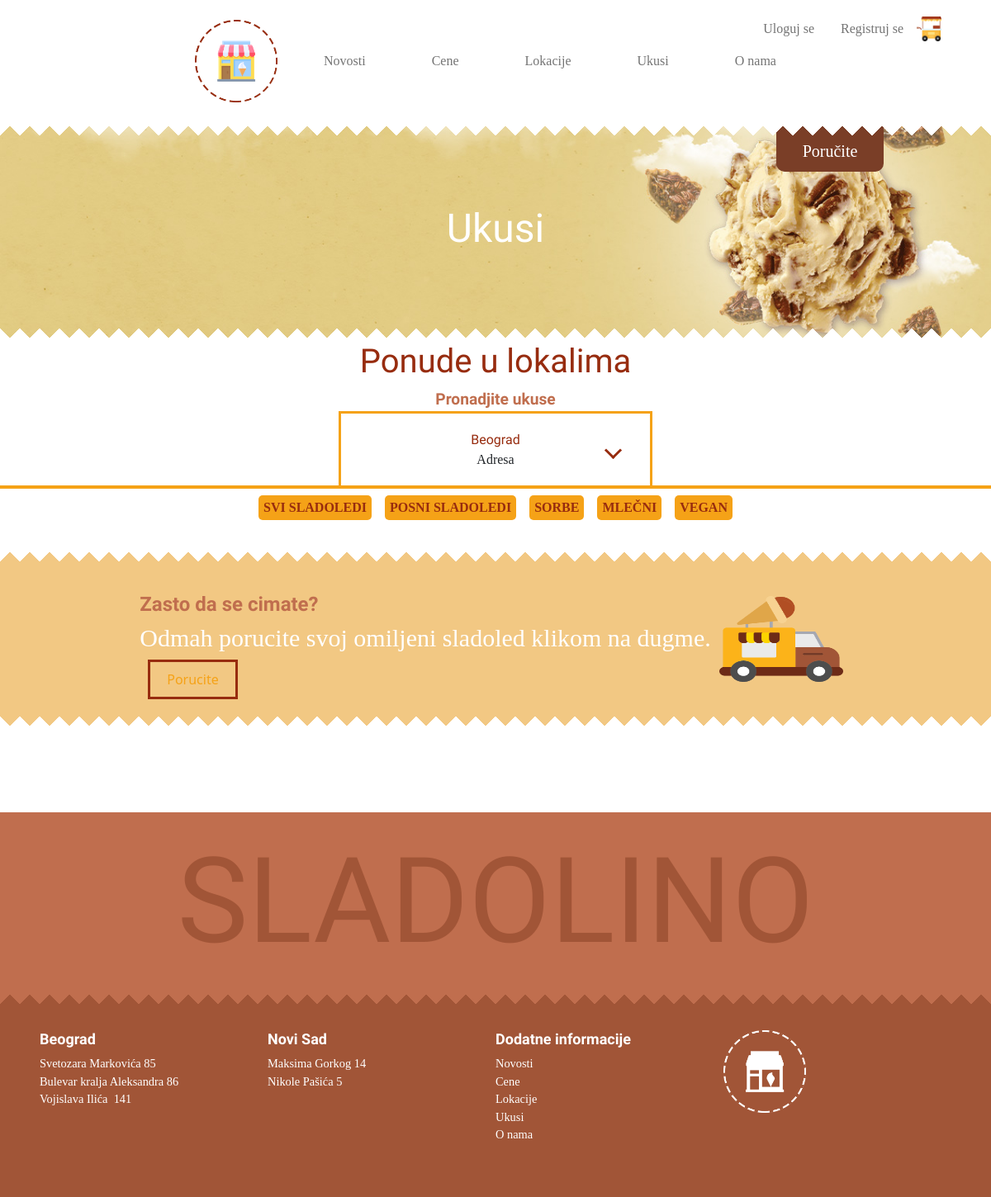
Page /views/flavors.php on the committed database.
### tables this page shows
CREATE TABLE `navigacija` (
  `id_navigacija` int NOT NULL,
  `naziv` varchar(50) NOT NULL,
  `link` varchar(50) DEFAULT NULL,
  `id_roditelj` int DEFAULT NULL
);

CREATE TABLE `kategorije` (
  `id_kategorija` int NOT NULL,
  `naziv` varchar(50) NOT NULL
);

CREATE TABLE `gradovi` (
  `id_grad` int NOT NULL,
  `naziv` varchar(50) NOT NULL
);

CREATE TABLE `lokacije` (
  `id_lokacija` int NOT NULL,
  `id_grad` int NOT NULL,
  `naziv_ulice` varchar(50) NOT NULL,
  `broj_ulice` int NOT NULL,
  `id_radno_vreme` int NOT NULL,
  `telefon` varchar(20) NOT NULL,
  `id_radno_vreme_dostave` int NOT NULL,
  `latituda` double(12,7) NOT NULL,
  `longituda` double(12,7) NOT NULL
);

### models/functions.php (called while the page is built, shortened)
<?php
        function dohvatiIzBaze($tabela){
            global $conn;
            $upit="SELECT * from $tabela";
            $podaci=$conn->query($upit);
            $podaci->execute();
            $rezultat=$podaci->fetchAll();
            return $rezultat;
        }
        function dohvatiLinkove(){
            global $conn;
            $upit="SELECT * from navigacija";
            $podaci=$conn->query($upit);
            $podaci->execute();
            $rezultat=$podaci->fetchAll();
            return $rezultat;
        }
?>

### views/FlavourLocationDDL.php (the view, shortened to what this page needs)
<div class="flavours_location">
    <div class="button_flavours d-flex  ">
        <div class="text-flavours  mx-5">
        <div class="d-flex flex-column justify-content-center align-items-center">
            <span class="locationSelected Bungee" id="Town">Beograd</span>
            <span class="addressSelected font-Linotte" id="address">Adresa</span>
            <div class="arrow" id="arrow">
        </div>
            </div>
        </div>
    </div>
    <hr>
</div>

### views/fixed/nav.php (shortened to what this page needs)
<?php include "head.php" ;
      if(!in_array('views',$path_info)){
        require_once "models/setup.php";
        include "models/functions.php";
      }
      else{
        include "../models/functions.php";
      }
      $linkovi=dohvatiLinkove();
?>
<body>
<div class="body_wrapper h-100  mx-auto d-flex flex-column bg-white">
        <?php  if(in_array('views',$path_info)): ?>
          <nav class="navbar navbar-expand-lg bg-white navigacija  d-flex justify-content-center shadow-sm">
            <?php if(!in_array('order.php',$path_info)): ?>
          <a href="order.php" class="poruciteDugme2 font-Linotte text-white">Poručite</a>
              <?php endif ?>
        <div class="collapse navbar-collapse flex-grow-0 p-3 px-5" id="navbarSupportedContent">
          <ul class="navbar-nav mr-auto nav-lista d-flex justify-content-even align-items-center">
          <li>
            <a class="navbar-brand p-3" href="../index.php"><img src="../assets/img/logo_IceCream.png" width="100" height="100" class="Logo "></a>
            </li>
            <?php foreach($linkovi as $link): ?>
              <?php if($link->naziv !='Admin'): ?>
    <li class="nav-item active m-3 mx-3">
        <a class="nav-link font-Linotte" href="<?=$link->link?>"><?=$link->naziv?> <span class="sr-only"></span></a>
      </li>
      <?php endif ?>
      <?php endforeach ?>
    </ul>
          <div class="user d-flex justify-content-center align-items-center">
            <?php if(!isset($_SESSION['korisnik'])): ?>
              <a href="login.php?dugmeUloguj=true" class="text-decoration-none font-Linotte sign_up m-3">Uloguj se </a>
              <a href="register.php" class="text-decoration-none font-Linotte sign_up m-3">Registruj se </a>
              <?php endif ?>
            <a href="order.php"><img src="../assets/img/ice_cream_cart.png" width="30" height="30"></a>
          </div>
        </div>
      </nav>
        <?php endif ?>

### views/ukusiKategorije.php
<?php  $kategorije=dohvatiIzBaze('kategorije') ?>
<div class="flavors_categories">
        <ul class="list-unstyled ">
            <?php foreach($kategorije as $kategorija): ?>
            <li class="kategorije" data-category='<?=$kategorija->naziv?>'><?= $kategorija->naziv?></li>
            <?php endforeach ?>
        </ul>
</div>

### views/fixed/footer.php (shortened to what this page needs)
<?php  $Gradovi=dohvatiIzBaze('gradovi');
        $lokacije=dohvatiIzBaze('lokacije');
        $linkovi=dohvatiIzBaze('navigacija');
?>
<div class="footer_wrap h-100">
    <div class="firstLayer w-100 h-25 text-center">
        <span >SLADOLINO</span>
    </div>
    <div class="secondLayer w-100 h-75 p-5">
        <div class="text_box d-flex flex-md-row flex-column-reverse justify-content-center align-items-start">
            <?php foreach($Gradovi as $grad): ?>
                <div class="footer_text col-md-3 col-12 h-75 font-Linotte text-white">
            <h4 class="Bungee"><?=$grad->naziv?></h4>
                <ul>
                    <?php foreach($lokacije as $lokacija): ?>
                        <?php if($lokacija->id_grad == $grad->id_grad): ?>
                        <?php if(in_array('views',$path_info)): ?>
                        <li class=" text-white"><a href="locations.php" class="lok_nav_footer"><?=$lokacija->naziv_ulice?>&nbsp<?=$lokacija->broj_ulice ?></a></li>
                        <?php endif ?>
                        <?php endif ?>
                        <?php endforeach?>
                </ul>
            </div>
                <?php endforeach ?>
            <div class="footer_text  col-md-3 col-12 h-75 font-Linotte text-white">
            <h4 class="Bungee">Dodatne informacije</h4>
            <ul >
                <?php foreach($linkovi as $link): ?>
                    <?php if(in_array('views',$path_info)): ?>
                    <li class=" text-white"><a class="lok_nav_footer" href="<?=$link->link?>"><?=$link->naziv?></a></li>
                    <?php endif ?>
                    <?php endforeach ?>
                </ul>
            </div>
            <?php if(in_array('views',$path_info)):
    ?>
            <div class="footer_text col-md-3 col-12 h-75 font-Linotte"><a href="../index.php"><img src="../assets/img/logo_IceCream - Copy.png" width="100" height="100"></a></div>
            <?php endif ?>
        </div>
    </div>
</div>
</div>

### assets/css/style.css (style rules this page uses)
* { margin: 0; padding: 0; }
.navbar { position: relative; z-index: 3; }
.user { position: absolute; top: 5%; right: 5%; }
.navbar-nav li { font-size: 1rem !important; }
.celija p,img { color: #fff; }
.footer_text ul li { font-size: 1.2vw ; }
.poruciteDugme2 { text-decoration: none; height: fit-content; margin: 10px; position: absolute; width: 130px; text-align: center; font-size: 20px; padding: 20px 0 10px 0; background-color: #7a3e27; border-bottom-left-radius: 10px; border-bottom-right-radius:10px; right: 10%; top: 93%; }
.body_wrapper { border-right: 3px solid #a52a2a; border-left: 3px solid brown; box-shadow: 0 0 12px ; position: relative; }
.font-Linotte { font-family: "Linotte" !important; }
.text-block-about p,li { font-size:0.90vw; }
.footer_wrap { margin-top: 100px; }
.firstLayer { background-color: #c06e4e; font-family: 'Bungee', sans-serif; font-size: 5vw; align-items: center; display: flex; justify-content: center; color:#a15537 ; }
.Bungee { font-family: 'Bungee', sans-serif; }
.secondLayer { background-color:#a15537 ; position: relative; }
.sign_up { color: rgba(0,0,0,.55); }
.secondLayer::before { content:''; position:absolute; top:0; left:0; width: 100%; height: 24px; background: linear-gradient(-135deg,#c06e4e 12px,transparent 0%), linear-gradient(135deg,#c06e4e 12px,transparent 0%); background-size: 24px; }
.secondLayer h4 { font-weight: bold; font-size: 1.5vw; }
.secondLayer ul li { list-style: none; }
ul { padding: 0; }
.lok_nav_footer { text-decoration: none; color: #fff !important; }
.flavors_categories ul li { margin: 0.5em; font-family: 'Linotte'; font-size: 1rem; background-color: #f5a217; color: #972c0f; font-weight: bold; padding: 3px 6px; border-radius: 5px; }
.flavours_location { display: flex; justify-content: center; flex-direction: column; align-items: center; position: relative; }
.flavours_location hr { margin-bottom: 0 !important; }
.flavours_location hr { border: 2px solid #f5a217; width: 100%; opacity: 1; margin-top: -4px; }
.text-flavours { display: flex; flex-direction: column; justify-content: center; align-items: center; width: 70%; }
.button_flavours { display: flex; justify-content: center; flex-direction: row; align-items: center; padding: 20px 0; min-width: 380px; max-width: 380px; border: 3px solid #f5a217; position:relative; }
.flavors_categories ul { display: flex; flex-wrap: wrap; justify-content: center; }
.flavors_categories ul li { max-width: 200px; text-align: center; }
.locationSelected { color: #972c0f; }
.arrow { border:solid #972c0f; border-width: 0 3px 3px 0; padding: 6px; transform: rotate(45deg); float: right; cursor: pointer; position: absolute; right: 10%; transition: 0.3s; }
.kategorije { cursor: pointer; }
@media (max-width:1280px) and (min-width:769px) { .footer_text { justify-content: start !important } }
@media (max-width:1280px) { .nav-item { margin-left: 2rem !important; margin-right: 2rem !important; } }
@media (max-width:1280px) { .navbar-brand { margin-right: 0 !important; } }
@media (max-width:1280px) { .body_wrapper { width: 100% !important; border: none; } }
@media (max-width:1280px) { .firstLayer span { font-size: 12vw; } }
@media (max-width:1280px) { .secondLayer { height: 100% !important; } }
@media (max-width:2560px) { .body_wrapper { width: 75% ; } }
@media (min-width:993px) { body { background-image: url('../img/seamless1.png'); background-size: 30%; background-repeat: repeat; background-attachment:scroll; position: relative; animation-name: bounce-background; animation-timing-function: linear; animation-duration: 16s; animation-iteration-count: infinite; -webkit-animation-name: bounce-background; -webkit-animation-timing-function:linear; -webkit-animation-duration:16s; -webkit-animation-iteration-count:infinite; } }
@media (min-width:993px) { .footer_text ul { padding: 0px ; } }

### rows in the picture
navigacija: naziv "Novosti"
navigacija: naziv "Cene"
navigacija: naziv "Lokacije"
navigacija: naziv "Ukusi"
navigacija: naziv "O nama"
kategorije: naziv "SVI SLADOLEDI"
kategorije: naziv "POSNI SLADOLEDI"
kategorije: naziv "SORBE"
kategorije: naziv "MLEČNI"
kategorije: naziv "VEGAN"
gradovi: naziv "Beograd"
lokacije: naziv_ulice "Svetozara Markovića", broj_ulice "85"
lokacije: naziv_ulice "Bulevar kralja Aleksandra", broj_ulice "86"
lokacije: naziv_ulice "Vojislava Ilića", broj_ulice "141"
gradovi: naziv "Novi Sad"
lokacije: naziv_ulice "Maksima Gorkog", broj_ulice "14"
lokacije: naziv_ulice "Nikole Pašića", broj_ulice "5"
